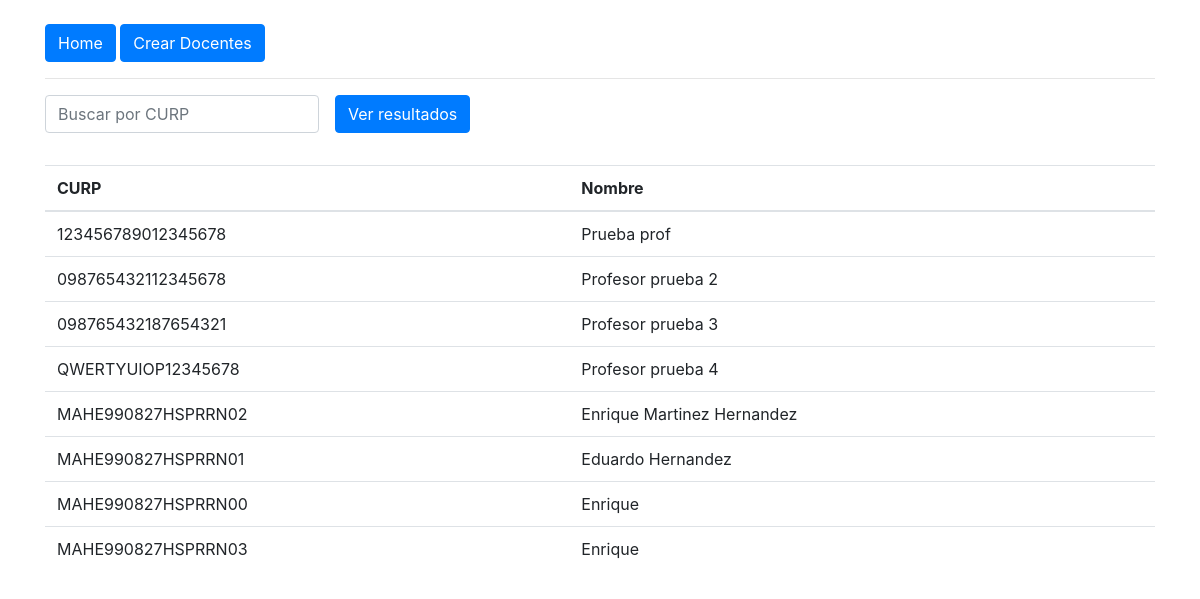
/CRUD/verdocentes.php, run on the app's committed database.
### tables this page shows
CREATE TABLE IF NOT EXISTS `profesores` (
  `id_prof` int(4) NOT NULL AUTO_INCREMENT,
  `CURP` varchar(18) NOT NULL,
  `Nombre_profesor` varchar(60) NOT NULL,
  `password` varchar(30) DEFAULT NULL,
  `created_at` timestamp NULL DEFAULT CURRENT_TIMESTAMP,
  `updated_at` timestamp NULL DEFAULT CURRENT_TIMESTAMP,
  PRIMARY KEY (`id_prof`)
);

### CRUD/funciones.php (called while the page is built, shortened)
<?php
function escapar($html) {
  return htmlspecialchars($html, ENT_QUOTES | ENT_SUBSTITUTE, "UTF-8");
}

### CRUD/verdocentes.php (the view, shortened to what this page needs)
<?php
include 'funciones.php';
$error = false;
$config = include 'config.php';
try {
  $dsn = 'mysql:host=' . $config['db']['host'] . ';dbname=' . $config['db']['name'];
  $conexion = new PDO($dsn, $config['db']['user'], $config['db']['pass'], $config['db']['options']);
  if (isset($_POST['CURP'])) {
    $consultaSQL = "SELECT * FROM profesores WHERE CURP LIKE '%" . $_POST['CURP'] . "%'";
  } else {
    $consultaSQL = "SELECT * FROM profesores";
  }
  $sentencia = $conexion->prepare($consultaSQL);
  $sentencia->execute();
  $docente = $sentencia->fetchAll();
} catch(PDOException $error) {
  $error= $error->getMessage();
}
?>
<?php include "templates/header.php"; ?>
<div class="container">
  <div class="row">
    <div class="col-md-12">
      <a href="./index.php"  class="btn btn-primary mt-4">Home</a>
      <a href="createdocente.php"  class="btn btn-primary mt-4">Crear Docentes</a>
      <hr>
      <form method="post" class="form-inline">
        <div class="form-group mr-3">
          <input type="text" id="CURP" name="CURP" placeholder="Buscar por CURP" class="form-control">
        </div>
        <button type="submit" name="submit" class="btn btn-primary">Ver resultados</button>
      </form>
    </div>
  </div>
</div>
<div class="container">
  <div class="row">
    <div class="col-md-12">
      <table class="table">
        <thead>
          <tr>
            <th>CURP</th>
            <th>Nombre</th>
          </tr>
        </thead>
        <tbody>
          <?php
          if ($docente && $sentencia->rowCount() > 0) {
            foreach ($docente as $fila) {
              ?>
              <tr>
                <td><?php echo escapar($fila["CURP"]); ?></td>
                <td><?php echo escapar($fila["Nombre_profesor"]); ?></td>
              </tr>
              <?php
            }
          }
          ?>
      </table>
    </div>
  </div>
</div>
<?php include "templates/footer.php"; ?>

### data on the page
profesores: CURP "123456789012345678", Nombre_profesor "Prueba prof"
profesores: CURP "098765432112345678", Nombre_profesor "Profesor prueba 2"
profesores: CURP "098765432187654321", Nombre_profesor "Profesor prueba 3"
profesores: CURP "QWERTYUIOP12345678", Nombre_profesor "Profesor prueba 4"
profesores: CURP "MAHE990827HSPRRN02", Nombre_profesor "Enrique Martinez Hernandez"
profesores: CURP "MAHE990827HSPRRN01", Nombre_profesor "Eduardo Hernandez"
profesores: CURP "MAHE990827HSPRRN00", Nombre_profesor "Enrique"
profesores: CURP "MAHE990827HSPRRN03", Nombre_profesor "Enrique"
